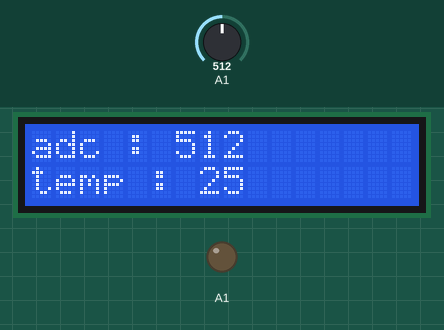
Recording of a sketch running on a simulated Arduino Uno, built with avr-gcc and run on an emulated ATmega328P. Parts: 16×2 character LCD, output pins drawn as LEDs (lit = HIGH). The test bench sets the inputs (shaded band); at power-on: A1 = 512. What the sketch prints to the serial monitor is not drawn.

Above: at 1.2 s.
1.3 s: A1 set to 716
At 3.2 s:
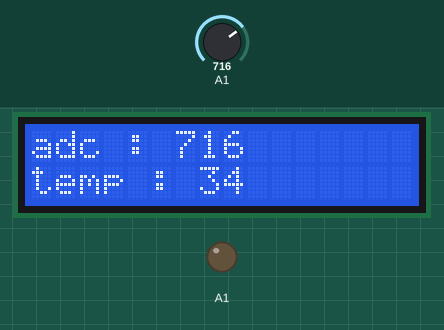
3.5 s: A1 set to 900
At 5.1 s:
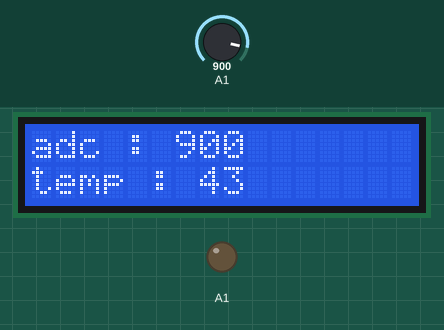
5.5 s: A1 set to 1023
At 7.0 s:
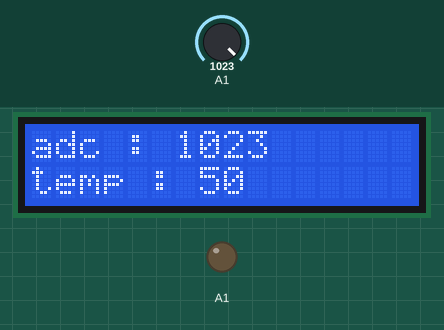
Timing chart, 0 to 8.5 s (numbered marks = the images above; inputs shaded):
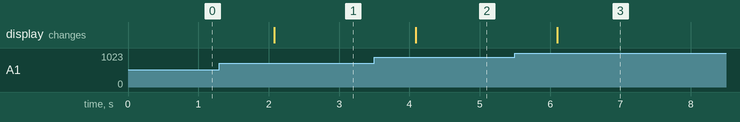

The sketch:

Resistance_003.ino
```cpp
#include <LiquidCrystal.h>

LiquidCrystal lcd(8, 9, 4, 5, 6, 7);

int adc;
float volt;
int tempe;

void setup() {
  // put your setup code here, to run once:
  Serial.begin(9600);
  pinMode(A1, OUTPUT);
  lcd.begin(16, 2);
}

int adcRead(){
  adc = analogRead(A1);
  return adc;
}

float voltConverter(){
  volt = adcRead() * (5.0/1023.0);
  return volt;
}

int tempMethod(float _size){
  tempe = adcRead() * (_size/1023.0);
  return tempe;
}

void lcdClear(){
  lcd.clear();
}

void lcd_DisplayADC(int _adc){
  lcd.setCursor(0, 0);
  lcd.print("adc : ");
  lcd.print(_adc);
}

void lcd_DisplayVolt(float _volt){
  lcd.setCursor(0, 1);
  lcd.print("volt : ");
  lcd.print(_volt);
}

void lcd_DisplayTemp(int _tempa){
  lcd.setCursor(0, 1);
  lcd.print("temp : ");
  lcd.print(_tempa);
}

void serialPrintADC(int _adc){
  Serial.print("adc : ");
  Serial.println(_adc);
}

void serialPrintVolt(float _volt){
  Serial.print("volt : ");
  Serial.println(_volt);
}

void serialPrintTemp(int _tempe){
  Serial.print("temp : ");
  Serial.println(_tempe);
}

void loop() {
  int adcValue = adcRead();
  float voltValue = voltConverter();
  int tempeValue = tempMethod(50.0);

  lcdClear();
  lcd_DisplayADC(adcValue);
  //  lcd_DisplayVolt(voltValue);
  lcd_DisplayTemp(tempeValue);
  // lcd display

  serialPrintADC(adcValue);
  serialPrintTemp(tempeValue);
  // serial moniter

  delay(1000);
}
```

Measured:
- after the input at 1.3 s, the display: changes after 0.78 s (image 1)
- after the input at 3.5 s, the display: changes after 0.59 s (image 2)
- after the input at 5.5 s, the display: changes after 0.60 s (image 3)
